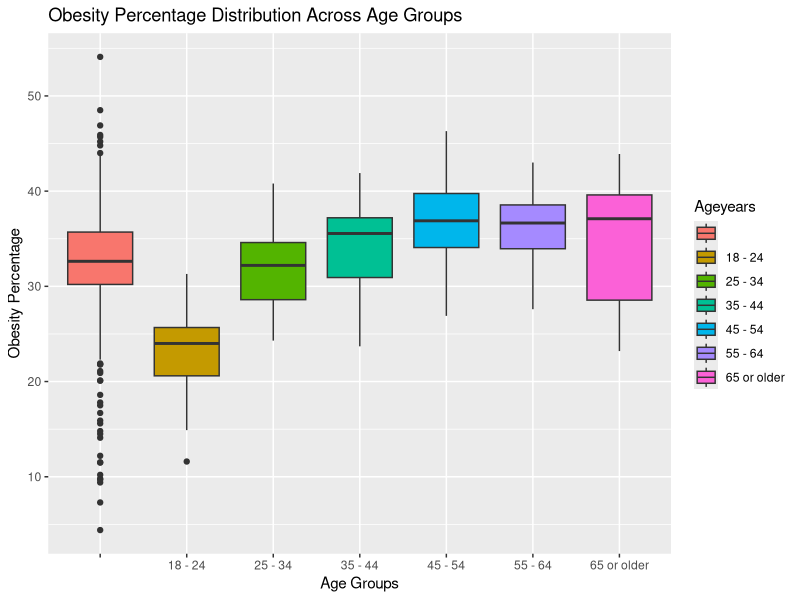
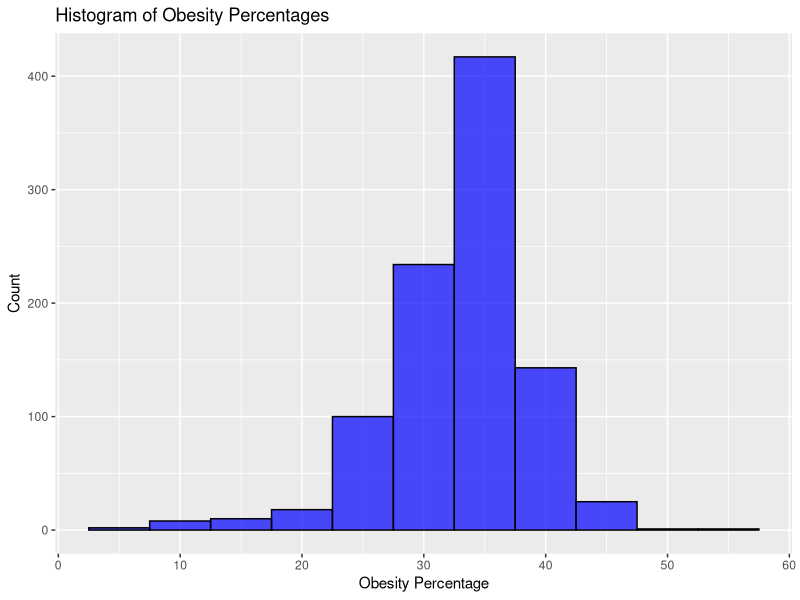
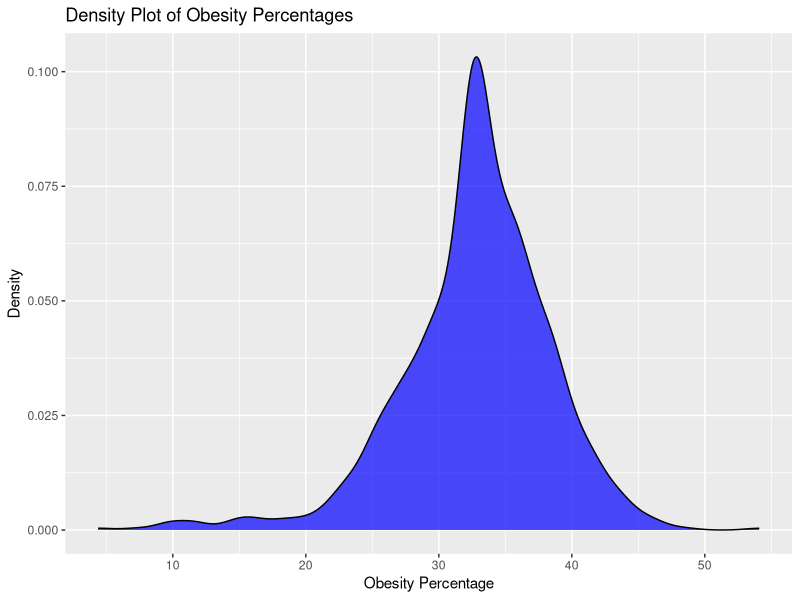

The R script that drew these images, in order:
# Load necessary libraries
library(dplyr)
library(ggplot2)
library(car)
df<- read.csv("Project_data_v2.csv")

# Filter the dataset for Obesity / Weight Status
df_obesity <- subset(df, Class == "Obesity / Weight Status")



# Recode blank and null values in Ageyears as 'Missing'
df_obesity <- df_obesity %>%
  mutate(Ageyears = ifelse(is.na(Ageyears) | Ageyears == "", 'Missing', Ageyears))

# Impute missing values in Data_Value using the mean for each Ageyears group
df_obesity <- df_obesity %>%
  group_by(Ageyears) %>%
  mutate(Data_Value = ifelse(is.na(Data_Value), mean(Data_Value, na.rm = TRUE), Data_Value)) %>%
  ungroup()




# Summary statistics
summary(df_obesity)

# Calculate mean and standard deviation of Data_Value by Ageyears
summary_stats <- df_obesity %>%
  group_by(Ageyears) %>%
  summarise(
    Mean = mean(Data_Value, na.rm = TRUE),
    Std_Dev = sd(Data_Value, na.rm = TRUE)
  )

# Display the results
print(summary_stats)
# Visualize the distribution of obesity percentages across different age groups
ggplot(df_obesity, aes(x = Ageyears, y = Data_Value, fill = Ageyears )) +
  geom_boxplot() +
  labs(title = "Obesity Percentage Distribution Across Age Groups", x = "Age Groups", y = "Obesity Percentage")

# Histogram of Data_Value
ggplot(df_obesity, aes(x = Data_Value)) +
  geom_histogram(binwidth = 5, fill = 'blue', color = 'black', alpha = 0.7) +
  labs(title = "Histogram of Obesity Percentages", x = "Obesity Percentage", y = "Count")

# Density plot of Data_Value
ggplot(df_obesity, aes(x = Data_Value)) +
  geom_density(fill = 'blue', alpha = 0.7) +
  labs(title = "Density Plot of Obesity Percentages", x = "Obesity Percentage", y = "Density")

# Summary statistics
summary(df_obesity$Data_Value)

# Perform Shapiro-Wilk test for normality within each Ageyears group
shapiro_tests <- df_obesity %>%
  group_by(Ageyears) %>%
  summarise(shapiro_test = list(shapiro.test(Data_Value)))

# Extract and display Shapiro-Wilk test results
shapiro_results <- shapiro_tests %>%
  rowwise() %>%
  mutate(
    W_statistic = shapiro_test$statistic,
    p_value = shapiro_test$p.value
  ) %>%
  select(Ageyears, W_statistic, p_value)

# Display the results
print(shapiro_results)
# Perform Levene's test for homogeneity of variances
levene_test <- leveneTest(Data_Value ~ Ageyears, data = df_obesity)

# Display the results of the test
levene_test


# ANOVA
anova_model <- aov(Data_Value ~ Ageyears, data = df_obesity)
summary(anova_model)


# Perform Tukey HSD test
tukey_test <- TukeyHSD(anova_model)

# Display the results
print(tukey_test)